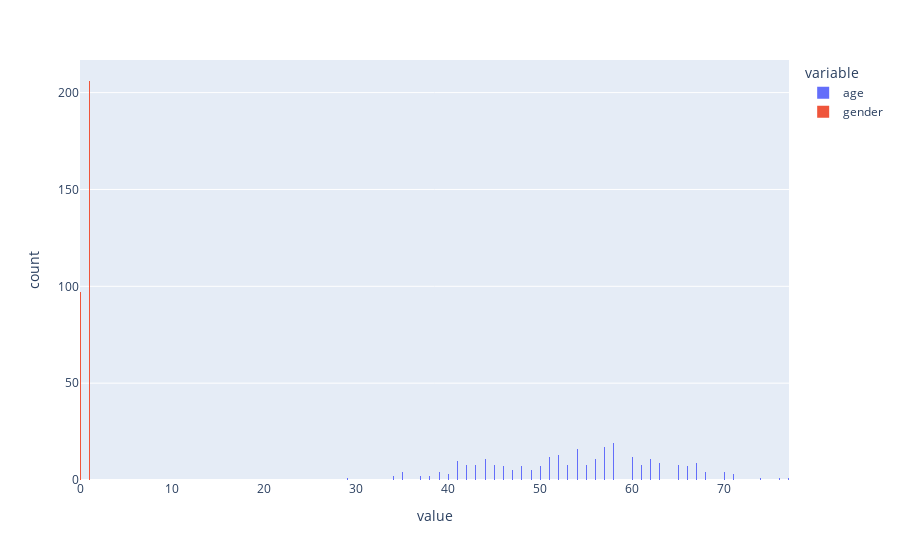

The code cell stored with this chart in its notebook:
### Code cell
fig = px.histogram(df1,x=["age","gender"],nbins=1000)
fig.show()
df1["age"].hist(bins=1000)

### Figure 1 — Plotly figure (JSON) as saved in the notebook; plotly's stock layout.template omitted (floating-point values rounded to 4 significant figures; data arrays with more than 128 entries replaced by an {"elided": "..."} marker saying what was removed)
{"data": [{"alignmentgroup": "True", "bingroup": "x", "hovertemplate": "variable=age<br>value=%{x}<br>count=%{y}<extra></extra>", "legendgroup": "age", "marker": {"color": "#636efa", "pattern": {"shape": ""}}, "name": "age", "nbinsx": 1000, "offsetgroup": "age", "orientation": "v", "showlegend": true, "type": "histogram", "x": {"elided": "303 int values"}, "xaxis": "x", "yaxis": "y"}, {"alignmentgroup": "True", "bingroup": "x", "hovertemplate": "variable=gender<br>value=%{x}<br>count=%{y}<extra></extra>", "legendgroup": "gender", "marker": {"color": "#EF553B", "pattern": {"shape": ""}}, "name": "gender", "nbinsx": 1000, "offsetgroup": "gender", "orientation": "v", "showlegend": true, "type": "histogram", "x": {"elided": "303 int values"}, "xaxis": "x", "yaxis": "y"}], "layout": {"barmode": "relative", "legend": {"title": {"text": "variable"}, "tracegroupgap": 0}, "margin": {"t": 60}, "xaxis": {"anchor": "y", "domain": [0, 1], "title": {"text": "value"}}, "yaxis": {"anchor": "x", "domain": [0, 1], "title": {"text": "count"}}}}
